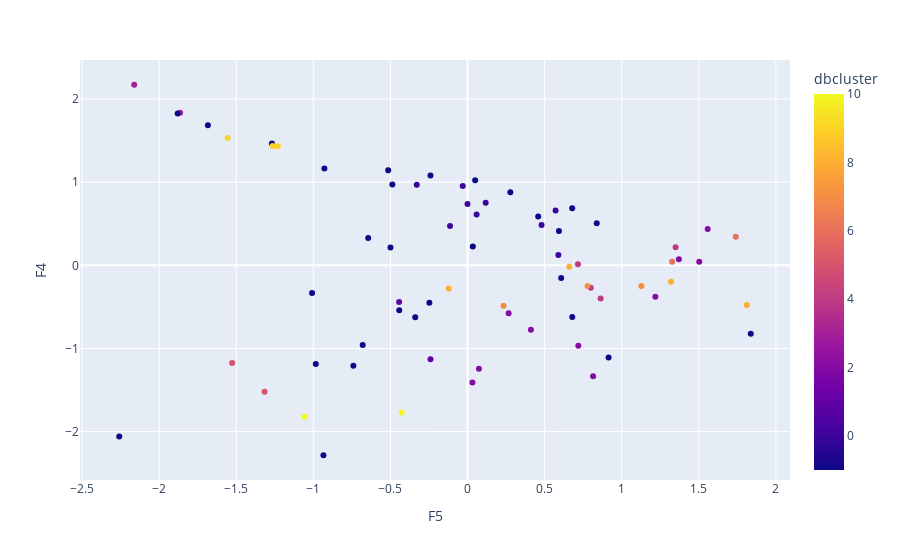

The notebook cell this image was saved under:
### Code cell
px.scatter(df_datos_Ptrans_st, x = 'F5', y = 'F4', color = 'dbcluster', hover_data=['Ciudad','dbcluster'])

### Figure 1 — Plotly figure (JSON) as saved in the notebook; plotly's stock layout.template omitted (floating-point values rounded to 4 significant figures; data arrays with more than 128 entries replaced by an {"elided": "..."} marker saying what was removed)
{"data": [{"customdata": {"elided": "72x2 mixed values"}, "hovertemplate": "F5=%{x}<br>F4=%{y}<br>Ciudad=%{customdata[0]}<br>dbcluster=%{marker.color}<extra></extra>", "legendgroup": "", "marker": {"color": [0, 1, -1, 2, 3, 0, 0, -1, 3, 4, -1, 5, -1, -1, -1, 2, 6, -1, -1, 7, 8, -1, 9, 5, 1, -1, -1, 7, 8, 10, 2, -1, 2, -1, 0, 2, 2, 2, 10, 4, -1, -1, 9, 4, 6, 2, 0, -1, -1, 8, 0, -1, -1, 0, 2, -1, -1, 0, 4, 8, -1, -1, 2, 0, -1, -1, -1, -1, 7, 9, -1, -1], "coloraxis": "coloraxis", "symbol": "circle"}, "mode": "markers", "name": "", "orientation": "v", "showlegend": false, "type": "scatter", "x": [-0.0004192, -0.2404, -0.2404, 0.07374, -1.864, -0.3295, 0.1176, 0.838, -2.162, 0.799, -0.6801, -1.527, 0.5929, -0.9348, -0.5146, 1.503, 1.74, 0.0342, -1.684, 1.128, 1.32, -0.9287, -1.231, -1.317, -0.4438, -0.4999, 0.4582, 0.7783, 0.66, -1.057, 0.7184, -0.7407, 1.371, 0.2778, 0.4803, 0.8146, 0.4112, 0.2664, -0.4273, 0.8633, 0.9149, 0.6788, -1.557, 1.35, 1.327, 1.218, -0.03111, -1.88, -0.4431, -0.1225, 0.5711, 0.6793, -0.4876, 0.5888, 0.03179, -1.269, -1.009, -0.1135, 0.716, 1.811, 1.837, -0.2475, 1.558, 0.05868, -0.6444, 0.04922, -2.259, -0.9842, 0.2333, -1.264, 0.6072, -0.3394], "xaxis": "x", "y": [0.7364, -1.129, 1.082, -1.246, 1.837, 0.9704, 0.7517, 0.5048, 2.172, -0.2709, -0.9592, -1.176, 0.4115, -2.285, 1.144, 0.04344, 0.3434, 0.2273, 1.684, -0.2497, -0.1992, 1.165, 1.432, -1.521, -0.4418, 0.2129, 0.5881, -0.2498, -0.01853, -1.824, -0.9676, -1.207, 0.07297, 0.879, 0.4856, -1.336, -0.7767, -0.5776, -1.77, -0.3998, -1.109, 0.6869, 1.532, 0.2164, 0.0439, -0.3797, 0.9549, 1.826, -0.5411, -0.2798, 0.6581, -0.6231, 0.9723, 0.1247, -1.411, 1.465, -0.3336, 0.4714, 0.01199, -0.4767, -0.8229, -0.4496, 0.4371, 0.6101, 0.3299, 1.022, -2.059, -1.187, -0.4863, 1.436, -0.1528, -0.6259], "yaxis": "y"}], "layout": {"coloraxis": {"colorbar": {"title": {"text": "dbcluster"}}, "colorscale": [[0, "#0d0887"], [0.1111, "#46039f"], [0.2222, "#7201a8"], [0.3333, "#9c179e"], [0.4444, "#bd3786"], [0.5556, "#d8576b"], [0.6667, "#ed7953"], [0.7778, "#fb9f3a"], [0.8889, "#fdca26"], [1, "#f0f921"]]}, "legend": {"tracegroupgap": 0}, "margin": {"t": 60}, "xaxis": {"anchor": "y", "domain": [0, 1], "title": {"text": "F5"}}, "yaxis": {"anchor": "x", "domain": [0, 1], "title": {"text": "F4"}}}}
